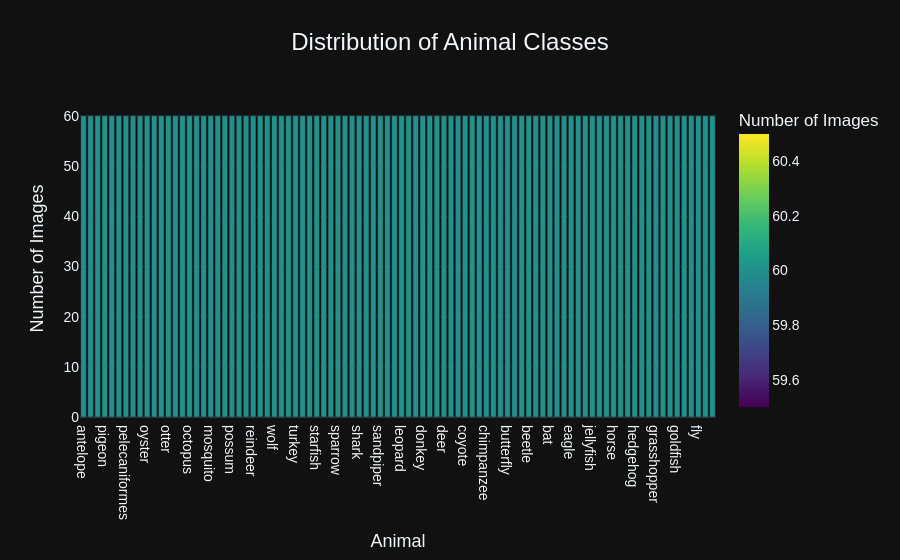

Notebook code cell kept with this figure:
### Markdown cell above
<!-- EDA -->
<h2 style="color: #000; font-family: 'Georgia', serif; border: 1px solid #BDBDBD; padding: 10px; margin-top: 20px; display: flex; align-items: center; background-color: #F5F5F5; border-radius: 5px;">
    <i class="fa fa-chart-bar" style="margin-right: 10px;"></i>
    Exploratory Data Analysis (EDA)
</h2>

### Code cell
# Display distribution of animal classes
animal_counts = {animal: len(os.listdir(os.path.join(dataset_path, animal))) for animal in animal_names}
animal_counts_df = pd.DataFrame(list(animal_counts.items()), columns=['Animal', 'Count'])
animal_counts_df = animal_counts_df.sort_values(by='Count', ascending=False)

fig = px.bar(animal_counts_df, x='Animal', y='Count', title='Distribution of Animal Classes', labels={'Animal': 'Animal', 'Count': 'Number of Images'},
             color='Count', color_continuous_scale='Viridis', template='plotly_dark')
fig.update_layout(title_font_size=24, title_x=0.5, xaxis_title_font_size=18, yaxis_title_font_size=18, font=dict(family="Arial, sans-serif", size=14))
fig.show()

### Figure 1 — Plotly figure (JSON) as saved in the notebook; plotly's stock layout.template omitted (floating-point values rounded to 4 significant figures)
{"data": [{"hovertemplate": "Animal=%{x}<br>Number of Images=%{marker.color}<extra></extra>", "legendgroup": "", "marker": {"color": [60, 60, 60, 60, 60, 60, 60, 60, 60, 60, 60, 60, 60, 60, 60, 60, 60, 60, 60, 60, 60, 60, 60, 60, 60, 60, 60, 60, 60, 60, 60, 60, 60, 60, 60, 60, 60, 60, 60, 60, 60, 60, 60, 60, 60, 60, 60, 60, 60, 60, 60, 60, 60, 60, 60, 60, 60, 60, 60, 60, 60, 60, 60, 60, 60, 60, 60, 60, 60, 60, 60, 60, 60, 60, 60, 60, 60, 60, 60, 60, 60, 60, 60, 60, 60, 60, 60, 60, 60, 60], "coloraxis": "coloraxis", "pattern": {"shape": ""}}, "name": "", "orientation": "v", "showlegend": false, "textposition": "auto", "type": "bar", "x": ["antelope", "raccoon", "porcupine", "pigeon", "pig", "penguin", "pelecaniformes", "parrot", "panda", "oyster", "ox", "owl", "otter", "orangutan", "okapi", "octopus", "mouse", "moth", "mosquito", "lobster", "lizard", "possum", "rat", "badger", "reindeer", "woodpecker", "wombat", "wolf", "whale", "turtle", "turkey", "tiger", "swan", "starfish", "squirrel", "squid", "sparrow", "snake", "sheep", "shark", "seal", "seahorse", "sandpiper", "rhinoceros", "lion", "leopard", "ladybugs", "koala", "donkey", "dolphin", "dog", "deer", "crow", "crab", "coyote", "cow", "cockroach", "chimpanzee", "caterpillar", "cat", "butterfly", "boar", "bison", "beetle", "bee", "bear", "bat", "dragonfly", "duck", "eagle", "hare", "kangaroo", "jellyfish", "hyena", "hummingbird", "horse", "hornbill", "hippopotamus", "hedgehog", "hamster", "elephant", "grasshopper", "gorilla", "goose", "goldfish", "goat", "fox", "fly", "flamingo", "zebra"], "xaxis": "x", "y": [60, 60, 60, 60, 60, 60, 60, 60, 60, 60, 60, 60, 60, 60, 60, 60, 60, 60, 60, 60, 60, 60, 60, 60, 60, 60, 60, 60, 60, 60, 60, 60, 60, 60, 60, 60, 60, 60, 60, 60, 60, 60, 60, 60, 60, 60, 60, 60, 60, 60, 60, 60, 60, 60, 60, 60, 60, 60, 60, 60, 60, 60, 60, 60, 60, 60, 60, 60, 60, 60, 60, 60, 60, 60, 60, 60, 60, 60, 60, 60, 60, 60, 60, 60, 60, 60, 60, 60, 60, 60], "yaxis": "y"}], "layout": {"barmode": "relative", "coloraxis": {"colorbar": {"title": {"text": "Number of Images"}}, "colorscale": [[0, "#440154"], [0.1111, "#482878"], [0.2222, "#3e4989"], [0.3333, "#31688e"], [0.4444, "#26828e"], [0.5556, "#1f9e89"], [0.6667, "#35b779"], [0.7778, "#6ece58"], [0.8889, "#b5de2b"], [1, "#fde725"]]}, "font": {"family": "Arial, sans-serif", "size": 14}, "legend": {"tracegroupgap": 0}, "title": {"font": {"size": 24}, "text": "Distribution of Animal Classes", "x": 0.5}, "xaxis": {"anchor": "y", "domain": [0, 1], "title": {"font": {"size": 18}, "text": "Animal"}}, "yaxis": {"anchor": "x", "domain": [0, 1], "title": {"font": {"size": 18}, "text": "Number of Images"}}}}
